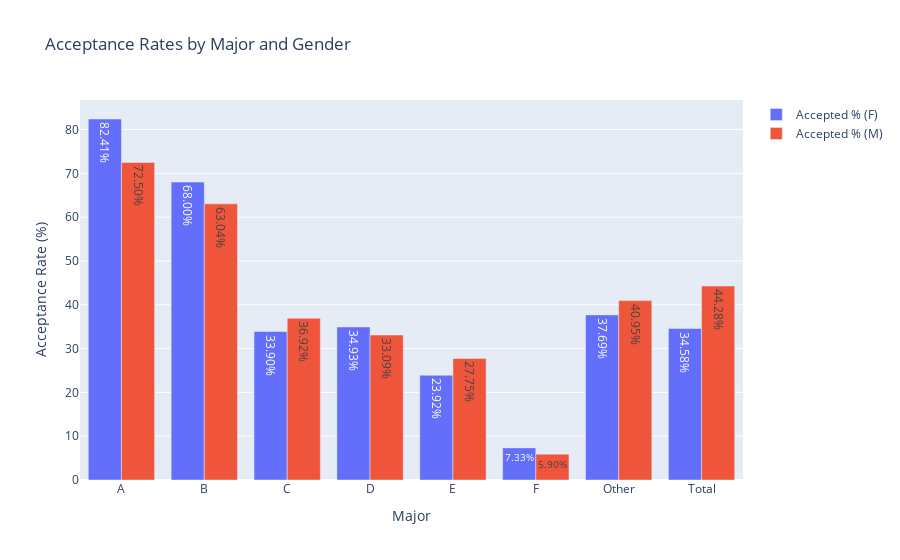
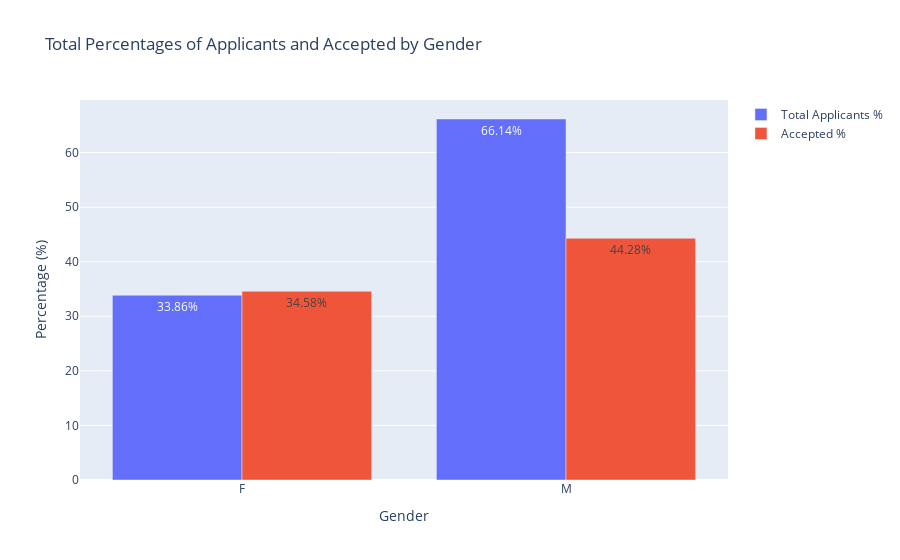

The notebook cell saved with these charts, in order:
### Code cell
import pandas as pd
import plotly.graph_objects as go

# Load the sample data
df = pd.read_csv("https://waf.cs.illinois.edu/discovery/berkeley.csv")

# Group by Major, Gender, and Admission to calculate acceptance and rejection rates
grouped = df.groupby(['Major', 'Gender', 'Admission']).size().unstack(fill_value=0)

# Calculate total applicants per group
grouped['Total'] = grouped.sum(axis=1)

# Calculate acceptance percentages
grouped['Accepted %'] = (grouped.get('Accepted', 0) / grouped['Total']) * 100

# Unstack the Gender level for comparison
acceptance_rates = grouped['Accepted %'].unstack(fill_value=0)

# Calculate the totals for men and women
total_applicants = df.groupby('Gender').size()
total_accepted = df[df['Admission'] == 'Accepted'].groupby('Gender').size()

# Calculate total percentages of accepted by gender
total_percentages = pd.DataFrame({
    'Total Applicants %': (total_applicants / total_applicants.sum()) * 100,
    'Accepted %': (total_accepted / total_applicants) * 100
}).fillna(0)

# Replace 'Other' with total percentages in the acceptance rates DataFrame
acceptance_rates.loc['Total'] = total_percentages['Accepted %']

# Plot acceptance rates by major and gender
fig = go.Figure()

for gender in acceptance_rates.columns:
    fig.add_trace(go.Bar(
        x=acceptance_rates.index,
        y=acceptance_rates[gender],
        name=f'Accepted % ({gender})',
        text=acceptance_rates[gender].apply(lambda x: f'{x:.2f}%'),
        textposition='auto'
    ))

fig.update_layout(
    title="Acceptance Rates by Major and Gender",
    xaxis_title="Major",
    yaxis_title="Acceptance Rate (%)",
    barmode='group'
)

fig.show()

# Prepare data for total percentages plot
fig2 = go.Figure()

fig2.add_trace(go.Bar(
    x=total_percentages.index,
    y=total_percentages['Total Applicants %'],
    name='Total Applicants %',
    text=total_percentages['Total Applicants %'].apply(lambda x: f'{x:.2f}%'),
    textposition='auto'
))

fig2.add_trace(go.Bar(
    x=total_percentages.index,
    y=total_percentages['Accepted %'],
    name='Accepted %',
    text=total_percentages['Accepted %'].apply(lambda x: f'{x:.2f}%'),
    textposition='auto'
))

fig2.update_layout(
    title="Total Percentages of Applicants and Accepted by Gender",
    xaxis_title="Gender",
    yaxis_title="Percentage (%)",
    barmode='group'
)

fig2.show()

### Figure 1 — Plotly figure (JSON) as saved in the notebook; plotly's stock layout.template omitted (floating-point values rounded to 4 significant figures)
{"data": [{"name": "Accepted % (F)", "text": ["82.41%", "68.00%", "33.90%", "34.93%", "23.92%", "7.33%", "37.69%", "34.58%"], "textposition": "auto", "type": "bar", "x": ["A", "B", "C", "D", "E", "F", "Other", "Total"], "y": [82.41, 68, 33.9, 34.93, 23.92, 7.331, 37.69, 34.58]}, {"name": "Accepted % (M)", "text": ["72.50%", "63.04%", "36.92%", "33.09%", "27.75%", "5.90%", "40.95%", "44.28%"], "textposition": "auto", "type": "bar", "x": ["A", "B", "C", "D", "E", "F", "Other", "Total"], "y": [72.5, 63.04, 36.92, 33.09, 27.75, 5.898, 40.95, 44.28]}], "layout": {"barmode": "group", "title": {"text": "Acceptance Rates by Major and Gender"}, "xaxis": {"title": {"text": "Major"}}, "yaxis": {"title": {"text": "Acceptance Rate (%)"}}}}

### Figure 2 — Plotly figure (JSON) as saved in the notebook; plotly's stock layout.template omitted (floating-point values rounded to 4 significant figures)
{"data": [{"name": "Total Applicants %", "text": ["33.86%", "66.14%"], "textposition": "auto", "type": "bar", "x": ["F", "M"], "y": [33.86, 66.14]}, {"name": "Accepted %", "text": ["34.58%", "44.28%"], "textposition": "auto", "type": "bar", "x": ["F", "M"], "y": [34.58, 44.28]}], "layout": {"barmode": "group", "title": {"text": "Total Percentages of Applicants and Accepted by Gender"}, "xaxis": {"title": {"text": "Gender"}}, "yaxis": {"title": {"text": "Percentage (%)"}}}}
